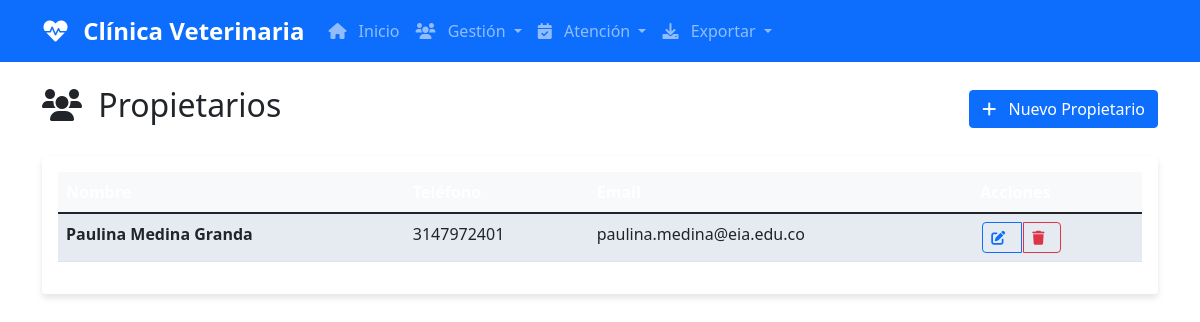
Before: /propietarios/ with the older database file.
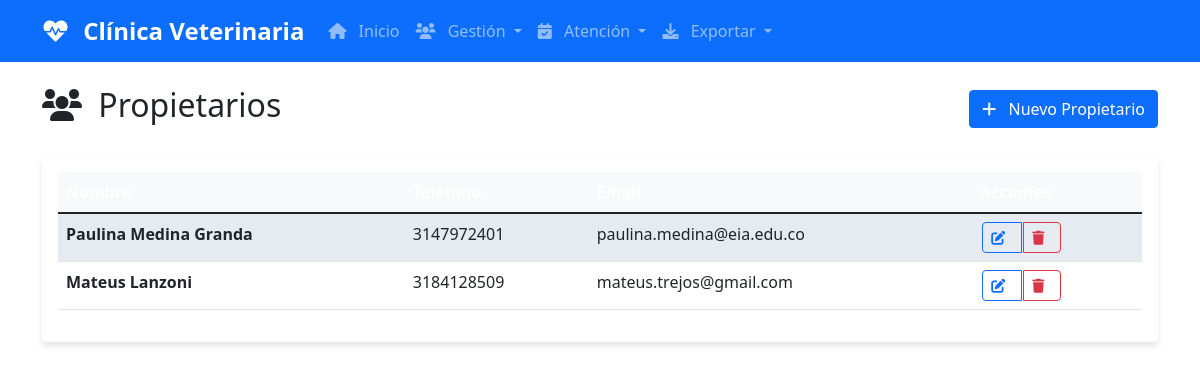
After: the same page with the newer database file.
### core/models.py (models this page shows, shortened)
class Propietario(models.Model):
    nombre   = models.CharField(max_length=100)
    telefono = models.CharField(max_length=20)
    email    = models.EmailField()

### core/views.py (the view)
# urls.py: path("propietarios/", views.propietarios_lista, name="propietarios_lista"),
def propietarios_lista(request):
    return render(request, "propietarios_lista.html",
                  {"propietarios": Propietario.objects.all()})

### templates/propietarios_lista.html (shortened to what this page needs)
{% extends "base.html" %}
{% block content %}
<div class="container mt-4">
    <div class="d-flex justify-content-between align-items-center mb-4">
        <h2><i class="fas fa-users"></i> Propietarios</h2>
        <a href="{% url 'propietario_crear' %}" class="btn btn-primary">
            <i class="fas fa-plus"></i> Nuevo Propietario
        </a>
    </div>
    {% if propietarios %}
        <div class="card">
            <div class="card-body">
                <div class="table-responsive">
                    <table class="table table-striped">
                        <thead class="table-dark">
                            <tr>
                                <th>Nombre</th>
                                <th>Teléfono</th>
                                <th>Email</th>
                                <th>Acciones</th>
                            </tr>
                        </thead>
                        <tbody>
                            {% for p in propietarios %}
                            <tr>
                                <td><strong>{{ p.nombre }}</strong></td>
                                <td>{{ p.telefono }}</td>
                                <td>{{ p.email }}</td>
                                <td>
                                    <div class="btn-group" role="group">
                                        <a href="{% url 'propietario_editar' p.pk %}"
                                           class="btn btn-sm btn-outline-primary">
                                            <i class="fas fa-edit"></i>
                                        </a>
                                        <a href="{% url 'propietario_eliminar' p.pk %}"
                                           class="btn btn-sm btn-outline-danger">
                                            <i class="fas fa-trash"></i>
                                        </a>
                                    </div>
                                </td>
                            </tr>
                            {% endfor %}
                        </tbody>
                    </table>
                </div>
            </div>
        </div>
    {% else %}
        <div class="alert alert-info">
            <i class="fas fa-info-circle"></i>
            No hay propietarios registrados.
            <a href="{% url 'propietario_crear' %}">Crear el primero</a>
        </div>
    {% endif %}
</div>
{% endblock %}

### templates/base.html (shortened to what this page needs)
<!DOCTYPE html>
{% load static %}
<html lang="es">
<head>
  <link href="https://cdn.jsdelivr.net/npm/bootstrap@5.1.3/dist/css/bootstrap.min.css" rel="stylesheet">
  <link href="https://cdnjs.cloudflare.com/ajax/libs/font-awesome/6.0.0/css/all.min.css" rel="stylesheet">
  <link rel="stylesheet" href="{% static 'css/estilo.css' %}">
</head>
<body>
<nav class="navbar navbar-expand-lg navbar-dark bg-primary">
  <div class="container">
    <a class="navbar-brand" href="{% url 'home' %}">
      <i class="fas fa-heartbeat"></i> Clínica Veterinaria
    </a>
    <div class="collapse navbar-collapse" id="navbarNav">
      <ul class="navbar-nav me-auto">
        <li class="nav-item">
          <a class="nav-link" href="{% url 'home' %}"><i class="fas fa-home"></i> Inicio</a>
        </li>
        <li class="nav-item dropdown">
          <a class="nav-link dropdown-toggle" href="#" id="navbarDropdown" role="button" data-bs-toggle="dropdown">
            <i class="fas fa-users"></i> Gestión
          </a>
        </li>
        <li class="nav-item dropdown">
          <a class="nav-link dropdown-toggle" href="#" id="navbarDropdown2" role="button" data-bs-toggle="dropdown">
            <i class="fas fa-calendar-check"></i> Atención
          </a>
        </li>
        <li class="nav-item dropdown">
          <a class="nav-link dropdown-toggle" href="#" id="navbarDropdown3" role="button" data-bs-toggle="dropdown">
            <i class="fas fa-download"></i> Exportar
          </a>
        </li>
      </ul>
    </div>
  </div>
</nav>
<main class="mb-5">
  {% block content %}
  {% endblock %}
</main>
</body>
</html>

### static/css/estilo.css (style rules this page uses)
.navbar-brand { font-weight: bold; font-size: 1.5rem; }
.card { box-shadow: 0 4px 6px rgba(0, 0, 0, 0.1); border: none; margin-bottom: 1rem; }
.btn-group .btn { border-radius: 0.25rem; margin: 0 2px; }
.table th { font-weight: 600; background-color: #f8f9fa; }
.table-striped tbody tr:nth-of-type(odd) { background-color: rgba(0, 123, 255, 0.05); }
.fas, .far { margin-right: 0.5rem; }
body { padding-bottom: 2rem; }

Changed rows visible on the page:
added Propietario: nombre "Mateus Lanzoni", telefono "3184128509", email "mateus.trejos@gmail.com"
